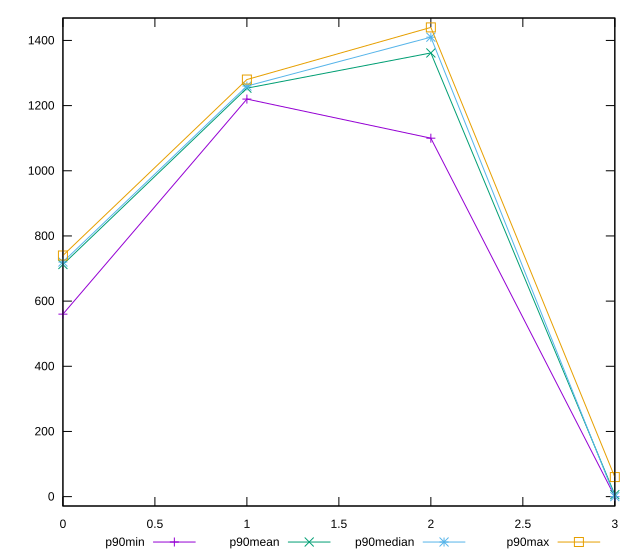

gnuplot code for this plot:
reset

$p90Min <<EOF
0 560
1 1220
2 1100
3 0
EOF

$p90Mean <<EOF
0 712.3404255319149
1 1253.5106382978724
2 1361.595744680851
3 6.0638297872340425
EOF

$p90Median <<EOF
0 720
1 1260
2 1410
3 0
EOF

$p90Max <<EOF
0 740
1 1280
2 1440
3 60
EOF

set key outside below
set xrange [0:3]
set yrange [-28.8:1468.8]
set trange [-28.8:1468.8]
set terminal svg size 640, 560 enhanced background rgb 'white'
set output "reports/report_00031_2021-02-24T23-18-18.084Z/uses-http2/progression/value.svg"

plot $p90Min title "p90min" with linespoints, \
     $p90Mean title "p90mean" with linespoints, \
     $p90Median title "p90median" with linespoints, \
     $p90Max title "p90max" with linespoints

reset
